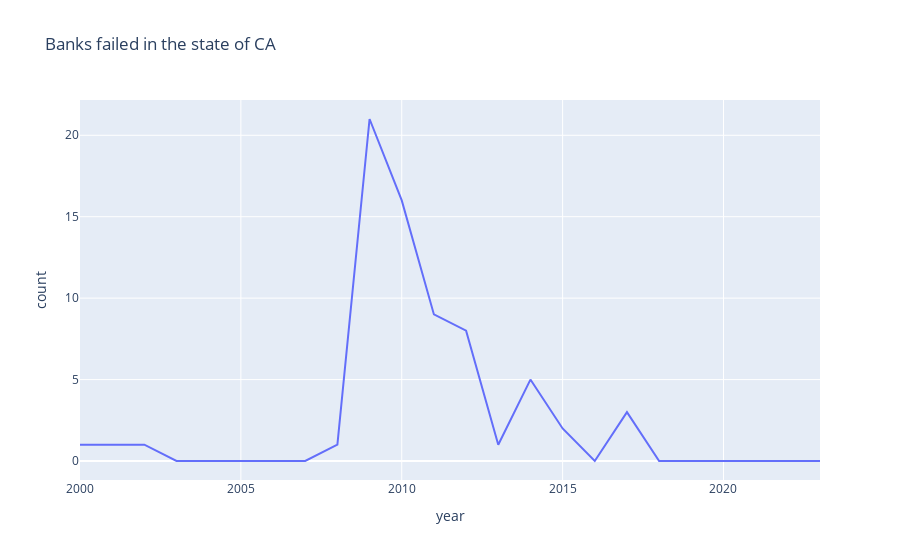

The notebook cell saved with this chart:
### Code cell
import plotly.express as px
fig = px.line(df_st, x="year", y="count", title='Banks failed in the state of {}'.format('CA'), range_x=['2000-01-01','2023-01-01'])
fig.show()

### Figure 1 — Plotly figure (JSON) as saved in the notebook; plotly's stock layout.template omitted (floating-point values rounded to 4 significant figures)
{"data": [{"hovertemplate": "year=%{x}<br>count=%{y}<extra></extra>", "legendgroup": "", "line": {"color": "#636efa", "dash": "solid"}, "marker": {"symbol": "circle"}, "mode": "lines", "name": "", "orientation": "v", "showlegend": false, "type": "scatter", "x": [2000, 2001, 2002, 2003, 2004, 2005, 2006, 2007, 2008, 2009, 2010, 2011, 2012, 2013, 2014, 2015, 2016, 2017, 2018, 2019, 2020, 2021, 2022, 2023], "xaxis": "x", "y": [1, 1, 1, 0, 0, 0, 0, 0, 1, 21, 16, 9, 8, 1, 5, 2, 0, 3, 0, 0, 0, 0, 0, 0], "yaxis": "y"}], "layout": {"legend": {"tracegroupgap": 0}, "title": {"text": "Banks failed in the state of CA"}, "xaxis": {"anchor": "y", "domain": [0, 1], "range": ["2000-01-01", "2023-01-01"], "title": {"text": "year"}}, "yaxis": {"anchor": "x", "domain": [0, 1], "title": {"text": "count"}}}}
